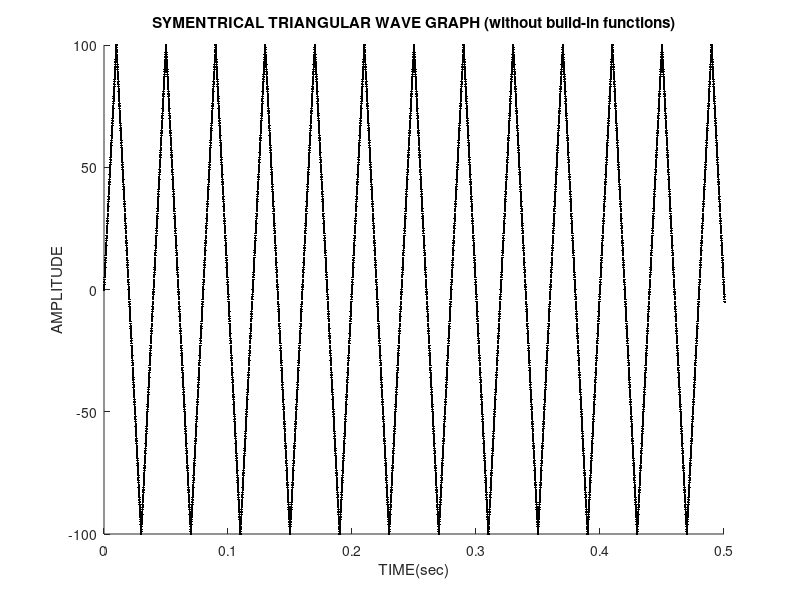

Recreate this plot in MATLAB.
Amplitude = 100;
Frequency = 25; 

C=1/(Frequency*4);
D=Amplitude/C;
t=0:1e-4:C;
x=D*t;
hold on
axis([0 0.5 -100 100])
xlabel('TIME(sec)')
ylabel('AMPLITUDE')
title('SYMENTRICAL TRIANGULAR WAVE GRAPH (without build-in functions)')
plot(t,x,'.k')

a=Amplitude;
for i=C:2*C:0.5
     if a==Amplitude
        t=i:1e-4:2*C+i;
        x=-D*(t-i)+Amplitude;
        plot(t,x,'.k')
        a=-Amplitude;
        b=i;
    end

    if i~=b && a==-Amplitude
        t=i:1e-4:2*C+i;
        x=D*(t-i)-Amplitude;
        plot(t,x,'.k')
        a=Amplitude;
    end

end